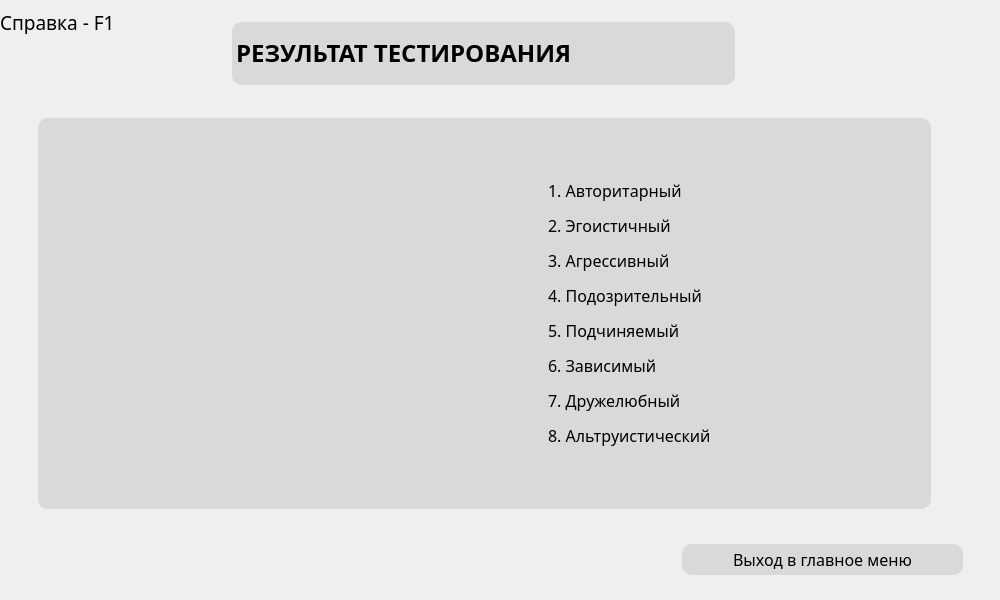
<?xml version="1.0" encoding="UTF-8"?>
<ui version="4.0">
 <class>UserResultLiriWidget</class>
 <widget class="QWidget" name="UserResultLiriWidget">
  <property name="geometry">
   <rect>
    <x>0</x>
    <y>0</y>
    <width>1000</width>
    <height>600</height>
   </rect>
  </property>
  <property name="windowTitle">
   <string>Form</string>
  </property>
  <property name="styleSheet">
   <string notr="true">QWidget#UserResultLiriWidget {
           background-image: url(&quot;:/pictures/back.png&quot;);
}</string>
  </property>
  <widget class="QLabel" name="username">
   <property name="geometry">
    <rect>
     <x>40</x>
     <y>540</y>
     <width>309</width>
     <height>24</height>
    </rect>
   </property>
   <property name="font">
    <font>
     <family>Montserrat Medium</family>
     <pointsize>14</pointsize>
    </font>
   </property>
   <property name="text">
    <string/>
   </property>
   <property name="alignment">
    <set>Qt::AlignCenter</set>
   </property>
   <property name="margin">
    <number>0</number>
   </property>
  </widget>
  <widget class="QLabel" name="info">
   <property name="geometry">
    <rect>
     <x>0</x>
     <y>10</y>
     <width>131</width>
     <height>24</height>
    </rect>
   </property>
   <property name="font">
    <font>
     <family>Montserrat Medium</family>
     <pointsize>14</pointsize>
    </font>
   </property>
   <property name="text">
    <string>Справка - F1</string>
   </property>
  </widget>
  <widget class="QWidget" name="SectionResult" native="true">
   <property name="geometry">
    <rect>
     <x>38</x>
     <y>118</y>
     <width>893</width>
     <height>391</height>
    </rect>
   </property>
   <property name="styleSheet">
    <string notr="true">QWidget {
	border-radius: 10px;
	background-color:rgba(217, 217, 217, 1);
}</string>
   </property>
   <widget class="QLabel" name="label">
    <property name="geometry">
     <rect>
      <x>510</x>
      <y>0</y>
      <width>381</width>
      <height>391</height>
     </rect>
    </property>
    <property name="font">
     <font>
      <family>Montserrat Medium</family>
      <pointsize>16</pointsize>
     </font>
    </property>
    <property name="text">
     <string>&lt;html&gt;&lt;head/&gt;&lt;body&gt;&lt;p&gt;&lt;span style=&quot; font-size:12pt;&quot;&gt;1. Авторитарный&lt;/span&gt;&lt;/p&gt;&lt;p&gt;&lt;span style=&quot; font-size:12pt;&quot;&gt;2. Эгоистичный&lt;/span&gt;&lt;/p&gt;&lt;p&gt;&lt;span style=&quot; font-size:12pt;&quot;&gt;3. Агрессивный&lt;/span&gt;&lt;/p&gt;&lt;p&gt;&lt;span style=&quot; font-size:12pt;&quot;&gt;4. Подозрительный&lt;/span&gt;&lt;/p&gt;&lt;p&gt;&lt;span style=&quot; font-size:12pt;&quot;&gt;5. Подчиняемый&lt;/span&gt;&lt;/p&gt;&lt;p&gt;&lt;span style=&quot; font-size:12pt;&quot;&gt;6. Зависимый&lt;/span&gt;&lt;/p&gt;&lt;p&gt;&lt;span style=&quot; font-size:12pt;&quot;&gt;7. Дружелюбный&lt;/span&gt;&lt;/p&gt;&lt;p&gt;&lt;span style=&quot; font-size:12pt;&quot;&gt;8. Альтруистический&lt;/span&gt;&lt;/p&gt;&lt;/body&gt;&lt;/html&gt;</string>
    </property>
    <property name="alignment">
     <set>Qt::AlignLeading|Qt::AlignLeft|Qt::AlignVCenter</set>
    </property>
   </widget>
   <widget class="QRadarChart" name="radar" native="true">
    <property name="geometry">
     <rect>
      <x>40</x>
      <y>10</y>
      <width>360</width>
      <height>360</height>
     </rect>
    </property>
    <property name="contextMenuPolicy">
     <enum>Qt::NoContextMenu</enum>
    </property>
   </widget>
  </widget>
  <widget class="QWidget" name="Title" native="true">
   <property name="geometry">
    <rect>
     <x>232</x>
     <y>22</y>
     <width>503</width>
     <height>63</height>
    </rect>
   </property>
   <property name="font">
    <font>
     <family>Montserrat Medium</family>
     <pointsize>16</pointsize>
    </font>
   </property>
   <property name="styleSheet">
    <string notr="true">QWidget {
	border-radius: 10px;
	background-color:rgba(217, 217, 217, 1);
}</string>
   </property>
   <widget class="QTextEdit" name="YourResult">
    <property name="enabled">
     <bool>false</bool>
    </property>
    <property name="geometry">
     <rect>
      <x>0</x>
      <y>10</y>
      <width>501</width>
      <height>51</height>
     </rect>
    </property>
    <property name="font">
     <font>
      <family>Montserrat Medium</family>
      <pointsize>18</pointsize>
      <weight>75</weight>
      <bold>true</bold>
     </font>
    </property>
    <property name="styleSheet">
     <string notr="true">color: rgb(0, 0, 0);</string>
    </property>
    <property name="markdown">
     <string>**РЕЗУЛЬТАТ ТЕСТИРОВАНИЯ**

</string>
    </property>
    <property name="html">
     <string>&lt;!DOCTYPE HTML PUBLIC &quot;-//W3C//DTD HTML 4.0//EN&quot; &quot;http://www.w3.org/TR/REC-html40/strict.dtd&quot;&gt;
&lt;html&gt;&lt;head&gt;&lt;meta name=&quot;qrichtext&quot; content=&quot;1&quot; /&gt;&lt;style type=&quot;text/css&quot;&gt;
p, li { white-space: pre-wrap; }
&lt;/style&gt;&lt;/head&gt;&lt;body style=&quot; font-family:'Montserrat Medium'; font-size:18pt; font-weight:600; font-style:normal;&quot;&gt;
&lt;p style=&quot; margin-top:12px; margin-bottom:12px; margin-left:0px; margin-right:0px; -qt-block-indent:0; text-indent:0px;&quot;&gt;РЕЗУЛЬТАТ ТЕСТИРОВАНИЯ&lt;/p&gt;&lt;/body&gt;&lt;/html&gt;</string>
    </property>
   </widget>
  </widget>
  <widget class="QPushButton" name="tothemain">
   <property name="geometry">
    <rect>
     <x>682</x>
     <y>544</y>
     <width>281</width>
     <height>31</height>
    </rect>
   </property>
   <property name="font">
    <font>
     <family>Montserrat Medium</family>
     <pointsize>12</pointsize>
    </font>
   </property>
   <property name="styleSheet">
    <string notr="true">QPushButton {
	border-radius: 10px;
	background-color: rgb(217, 217, 217);
}
QPushButton:hover {
        background-color: rgba(216, 249, 255);
}</string>
   </property>
   <property name="text">
    <string>Выход в главное меню</string>
   </property>
   <property name="shortcut">
    <string>Esc</string>
   </property>
  </widget>
 </widget>
 <customwidgets>
  <customwidget>
   <class>QRadarChart</class>
   <extends>QWidget</extends>
   <header>common/ui/test/qradar.h</header>
   <container>1</container>
  </customwidget>
 </customwidgets>
 <resources/>
 <connections/>
</ui>
